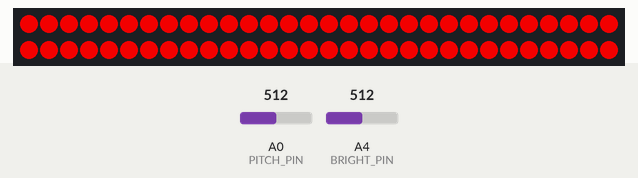
Bench run of a sketch on a simulated Arduino Uno, built with avr-gcc and run on an emulated ATmega328P. On the bench: 60 RGB LEDs in strip order, left to right, continuing on the next row. Inputs (shaded band) come from the test bench; at power-on: A0 (PITCH_PIN) = 512, A4 (BRIGHT_PIN) = 512. Dim RGB values are drawn brighter than linear.

Above: at 1.2 s.
1.3 s: A0 (PITCH_PIN) set to 306
At 2.2 s:
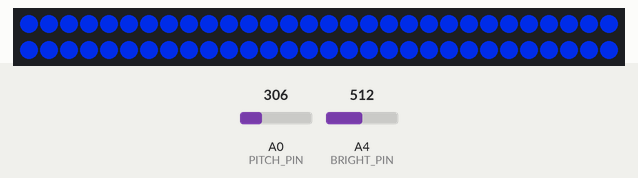
2.8 s: A4 (BRIGHT_PIN) set to 122
At 3.4 s:
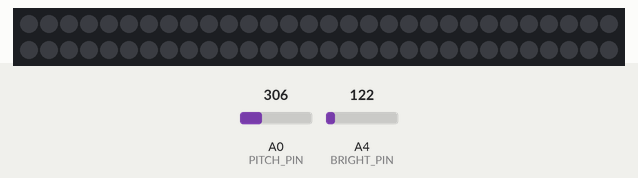
4.3 s: A4 (BRIGHT_PIN) set to 216
At 5.5 s:
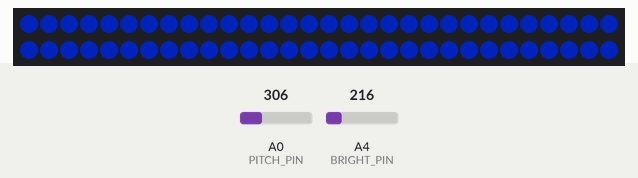
5.8 s: A0 (PITCH_PIN) set to 261
At 6.9 s:
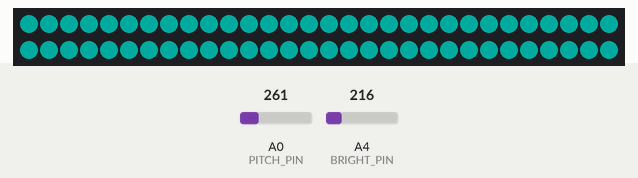
7.3 s: A0 (PITCH_PIN) set to 281
8.8 s: A4 (BRIGHT_PIN) set to 30
At 10.2 s:
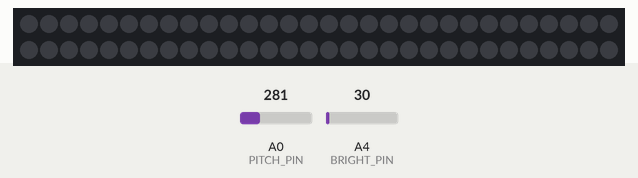
Timing chart, 0 to 11.3 s (numbered marks = the images above; inputs shaded):
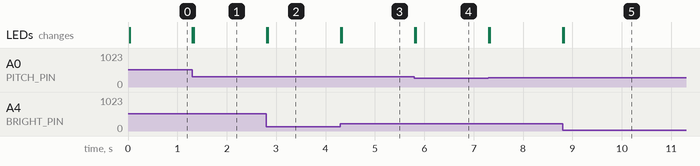

Measured:
- after the input at 1.3 s, the LEDs: first change at once (image 1 shows a later state)
- after the input at 2.8 s, the LEDs: first change at once (image 2 shows a later state)
- after the input at 4.3 s, the LEDs: first change at once (image 3 shows a later state)
- after the input at 5.8 s, the LEDs: first change at once (image 4 shows a later state)
- after the input at 8.8 s, the LEDs: first change at once (image 5 shows a later state)

The sketch:

led_light_show.ino
```cpp
#include "FastLED.h"

#define NUM_LEDS 60//300        // How many leds in strip
#define updateLEDS 8        // How many do you want to update every millisecond
#define COLOR_SHIFT 180000  // Time for colours to shift to a new spectrum (in ms)
CRGB leds[NUM_LEDS];        // Define array of leds

// Define the digital I/O PINS..
#define DATA_PIN 6          // led data transfer
#define PITCH_PIN 0         // pitch input from frequency to voltage converter
#define BRIGHT_PIN 4        // brightness input from amplified audio signal

// Don't touch these, internal color variation variables
unsigned long setTime = COLOR_SHIFT;
int shiftC = 0;
int mulC = 2;

struct color {
  int r;
  int g;
  int b;
};
typedef struct color Color;

void setup() {
    Serial.begin(9600);
  FastLED.addLeds<NEOPIXEL, DATA_PIN>(leds, NUM_LEDS);
    pinMode(A0, INPUT);
    pinMode(A4, INPUT);

    for(int i = 0; i < NUM_LEDS ; i++) {
      leds[i] = CRGB(0,0,0);
    }
    FastLED.show();
}

void loop() {
  unsigned long time = millis();

  // Shift the color spectrum by 200 on set intervals (setTime)
  if(time / (double)setTime >= 1) {
    setTime = time + COLOR_SHIFT;
    Serial.println(setTime);
    shiftC += 200;
    mulC++;
    if(shiftC >= 600) {
      shiftC = 0;
    }
    if(mulC > 3) {
      mulC = 2;
    }
  }

  // Shift all LEDs to the right by updateLEDS number each time
  for(int i = NUM_LEDS - 1; i >= updateLEDS; i--) {
    leds[i] = leds[i - updateLEDS];
  }

  // Get the pitch and brightness to compute the new color
  int newPitch = (analogRead(PITCH_PIN)*2) + shiftC;
  Color nc = pitchConv(newPitch, analogRead(BRIGHT_PIN));

  // Set the left most updateLEDs with the new color
  for(int i = 0; i < updateLEDS; i++) {
    leds[i] = CRGB(nc.r, nc.g, nc.b);
  }
  FastLED.show();

  //printColor(nc);
  delay(1);
}

/**
 * Converts the analog brightness reading into a percentage
 * 100% brightness is 614.. about 3 volts based on frequency to voltage converter circuit
 * The resulting percentage can simply be multiplied on the rgb values when setting our colors,
 * for example black is (0,0,0) so when volume is off we get 0v and all colors are black (leds are off)
 */
double convBrightness(int b) {
  double c = b / 614.0000;
  if( c < 0.2 ) {
    c = 0;
  }
  else if(c > 1) {
    c = 1.00;
  }
  return c;
}

/**
 * Creates a new color from pitch and brightness readings
 * int p         analogRead(pitch) representing the voltage between 0 and 5 volts
 * double b      analogRead(brightness) representing volume of music for LED brightness
 * returns Color structure with rgb values, which appear synced to the music
 */
Color pitchConv(int p, int b) {
  Color c;
  double bright = convBrightness(b);

  if(p < 40) {
    setColor(&c, 255, 0, 0);
  }
  else if(p >= 40 && p <= 77) {
    int b = (p - 40) * (255/37.0000);
    setColor(&c, 255, 0, b);
  }
  else if(p > 77 && p <= 205) {
    int r = 255 - ((p - 78) * 2);
    setColor(&c, r, 0, 255);
  }
  else if(p >= 206 && p <= 238) {
    int g = (p - 206) * (255/32.0000);
    setColor(&c, 0, g, 255);
  }
  else if(p <= 239 && p <= 250) {
    int r = (p - 239) * (255/11.0000);
    setColor(&c, r, 255, 255);
  }
  else if(p >= 251 && p <= 270) {
    setColor(&c, 255, 255, 255);
  }
  else if(p >= 271 && p <= 398) {
    int rb = 255-((p-271)*2);
    setColor(&c, rb, 255, rb);
  }
  else if(p >= 398 && p <= 653) {
    setColor(&c, 0, 255-(p-398), (p-398));
  }
  else {
    setColor(&c, 255, 0, 0);
  }
  setColor(&c, c.r * bright, c.g * bright, c.b * bright);
  return c;
}

void setColor(Color *c, int r, int g, int b) {
  c->r = r;
  c->g = g;
  c->b = b;
}

// Prints color structure data
void printColor(Color c) {
  Serial.print("( ");
  Serial.print(c.r);
  Serial.print(", ");
  Serial.print(c.g);
  Serial.print(", ");
  Serial.print(c.b);
  Serial.println(" )");
}
```
